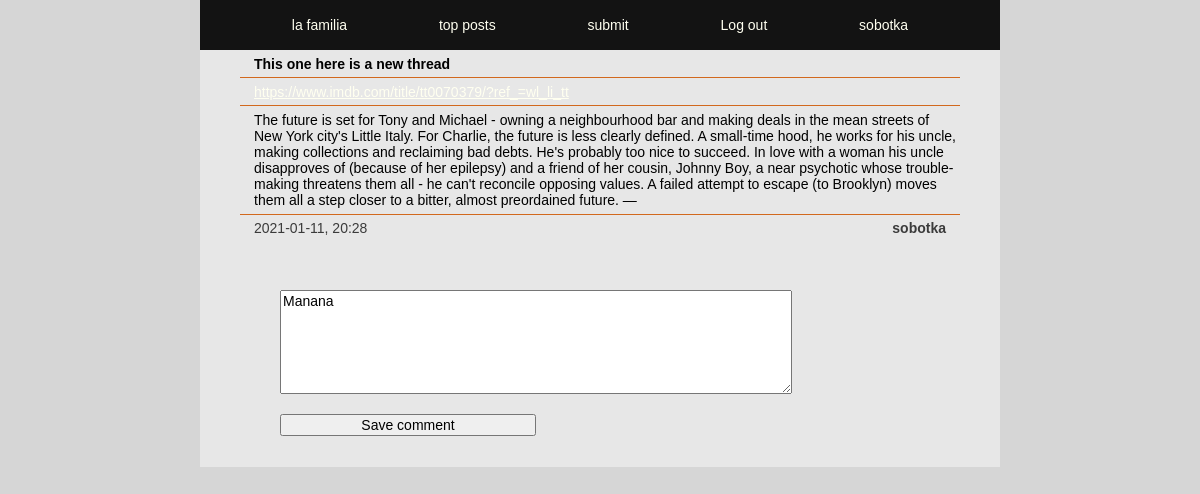
Page /app/posts/comment-edit.php?comment-id=43&&post-id=25&&user=sobotka (signed in) on the committed database.
### tables this page shows
CREATE TABLE posts (
id INTEGER PRIMARY KEY AUTOINCREMENT,
title TEXT,
user_id INTEGER,
url TEXT,
description TEXT,
post_date DATETIME);

CREATE TABLE users (
id INTEGER PRIMARY KEY AUTOINCREMENT,
username TEXT NOT NULL UNIQUE,
email TEXT NOT NULL UNIQUE,
firstname TEXT NOT NULL,
lastname TEXT NOT NULL,
passwd TEXT NOT NULL, 
biography TEXT, 
avatar TEXT);

CREATE TABLE comments (
id INTEGER PRIMARY KEY AUTOINCREMENT,
post_id INTEGER,
user_id INTEGER,
content TEXT,
date DATETIME);

### app/functions.php (called while the page is built, shortened)
<?php
function fetchPost($pdo, $postId)
{
    $statement = $pdo->query('SELECT posts.*, users.username FROM posts INNER JOIN users ON posts.user_id = users.id WHERE posts.id = :id');
    $statement->BindParam(':id', $postId, PDO::PARAM_INT);
    $statement->execute();
    $post = $statement->fetch(PDO::FETCH_ASSOC);
    return $post;
}
function fetchComment($pdo, $commentId)
{
    $statement = $pdo->prepare("SELECT * FROM comments WHERE id = :id");
    $statement->BindParam(':id', $commentId, PDO::PARAM_INT);
    $statement->execute();
    $comment = $statement->fetch(PDO::FETCH_ASSOC);
    return $comment;
}

### app/posts/comment-edit.php (the view, shortened to what this page needs)
<?php
require __DIR__ . ('/../autoload.php');
require __DIR__ . ('/../views/header.php');
require __DIR__ . ('/../views/nav.php');
if (isset($_GET['post-id'])) {
    $postId = $_GET['post-id'];
    $post = fetchPost($pdo, $postId);
};
if (isset($_GET['comment-id'])) {
    $commentId = $_GET['comment-id'];
    $comment = fetchComment($pdo, $commentId);
}
?>
<main>
    <section>
        <div class="comments-postitem">
            <div class="title">
                <h1><?php echo $post['title']; ?></h1>
            </div>
            <div class="url"><a href="<?php echo $post['url']; ?>"><?php echo $post['url']; ?></a></div>
            <div class="description">
                <p><?php echo $post['description']; ?></p>
            </div>
            <div class="postinfo">
                <p><?= $post['post_date']; ?></p>
                <b><?= $post['username']; ?></b>
            </div>
        </div>
        <form class="comment-edit-container" action="<?= 'comment-edit.php?comment-id=' . $comment['id']  . '&&post-id=' . $postId; ?>" method="post">
            <textarea name="comment" id="" cols="30" rows="10"><?php echo $comment['content'] ?></textarea>
            <button type="submit">Save comment</button>
        </form>
    </section>
</main>

### app/assets/style.css (style rules this page uses)
* { box-sizing: border-box; margin: 0; font-family: Verdana, Geneva, Tahoma, sans-serif, Arial, Teko-regular; font-size: 14px; }
body { width: 100%; display: flex; justify-content: center; min-height: 100vh; width: 100%; position: absolute; margin-left: auto; margin-right: auto; background-color: rgb(214, 214, 214); }
a { color :ivory; }
main { display: flex; justify-content: center; height: 100%; width: 100%; background-color: #4e463a; max-width: 800px; }
section { display: flex; justify-content: center; width: 100% ; max-width: 800px; min-height:100% ; margin-top: 50px; background-color: rgb(231, 231, 231); flex-wrap: wrap; }

### app/assets/comments.css (style rules this page uses)
.comments-postitem { display: flex; flex-wrap: wrap; width: 90%; height:fit-content; word-wrap: break-word; border-top: 0; }
.comments-postitem > .title, .description, .url, .postinfo { padding: 0.4rem 0rem 0.4rem; }
.comments-postitem .title { width: 100%; height: auto; padding-left: 1rem; border-bottom: 1px solid chocolate; }
.comments-postitem .description { width: 100%; height: auto; padding-left: 1rem; border-bottom: 1px solid chocolate; }
.comments-postitem .url { width: 100%; height: auto; padding-left: 1rem; border-bottom: 1px solid chocolate; overflow: hidden; text-overflow: ellipsis; white-space: nowrap; }
.comments-postitem .postinfo { display: flex; justify-content: space-between; width: 100%; height: 1.2rem; padding-left: 1rem; padding-right: 1rem; margin-bottom: 2rem; font-size: 14px; color: rgb(59, 59, 59); }

### app/assets/comment-edit.css (style rules this page uses)
.comment-edit-container { display: flex; width: 80%; justify-content: center; flex-direction: column; }
.comment-edit-container textarea { width: 80%; height: 50%; }
.comment-edit-container button { margin-top: 1.4rem; width: 40%; }

### rows in the picture
posts: title "This one here is a new thread", url "https://www.imdb.com/title/tt0070379/?ref_=wl_li_tt", description "The future is set for Tony and Michael - owning a neighbourhood bar and making deals in the mean streets of New York city's Little Italy. For Charlie, the future is less clearly defined. A small-time hood, he works for his uncle, making collections and reclaiming bad debts. He's probably too nice to succeed. In love with a woman his uncle disapproves of (because of her epilepsy) and a friend of her cousin, Johnny Boy, a near psychotic whose trouble-making threatens them all - he can't reconcile opposing values. A failed attempt to escape (to Brooklyn) moves them all a step closer to a bitter, almost preordained future. —", post_date "2021-01-11, 20:28", user.username "sobotka"
comments: comment "Manana"

### other values in the picture
$_SESSION['user']['username'] "sobotka"
